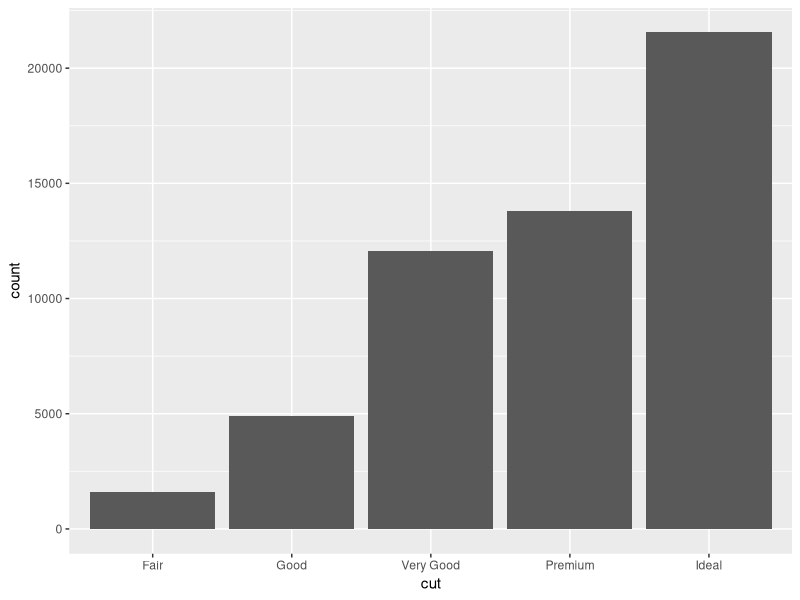
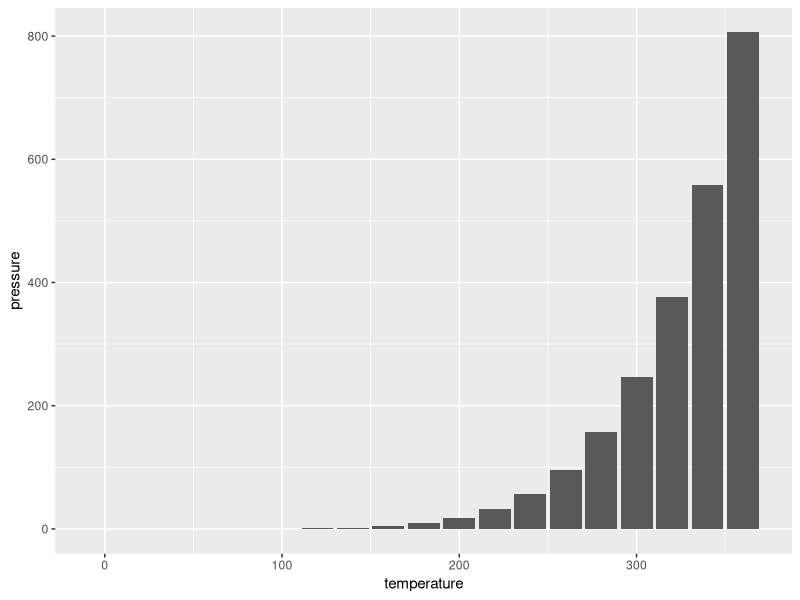
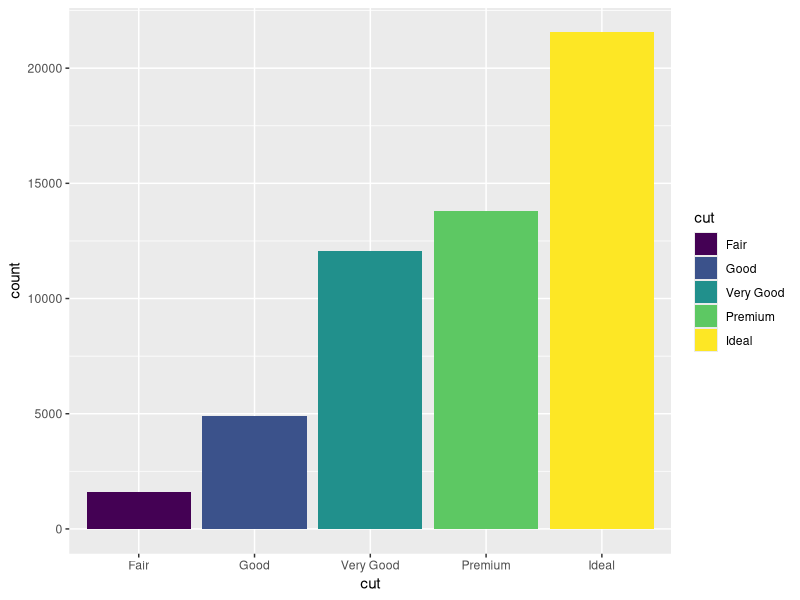
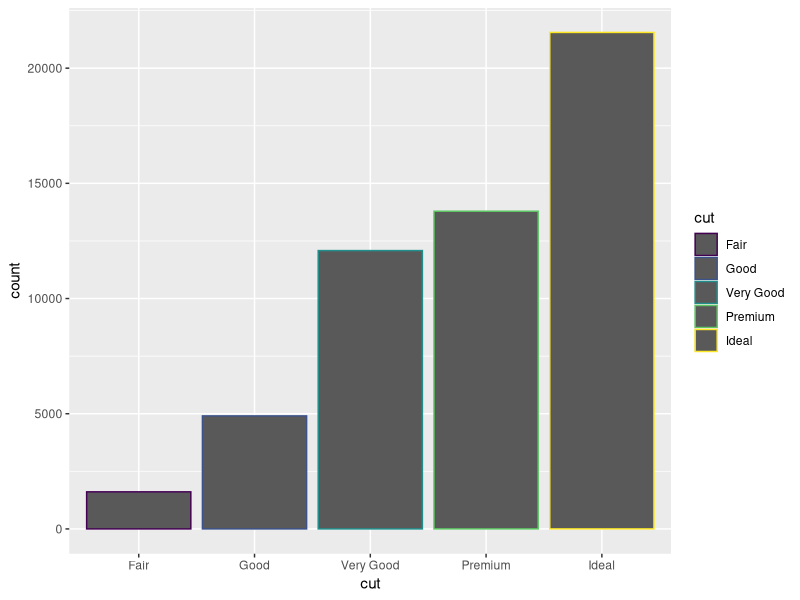
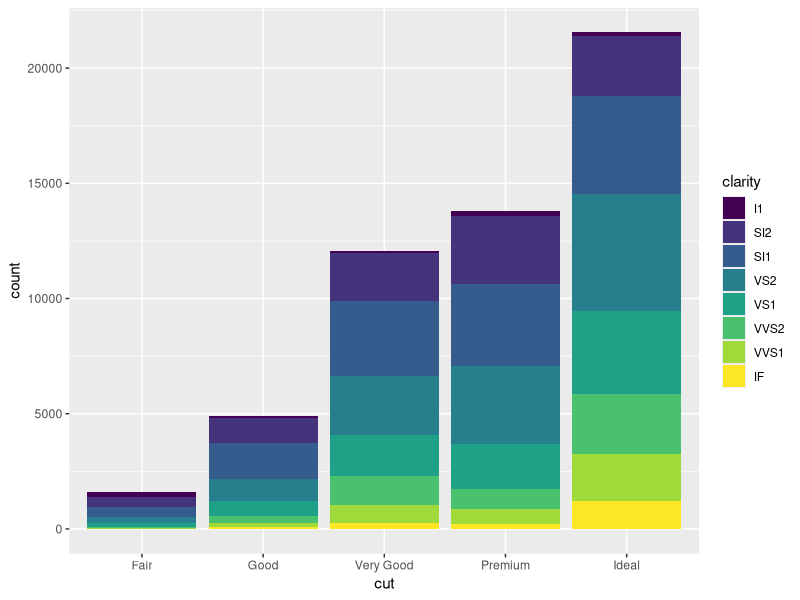
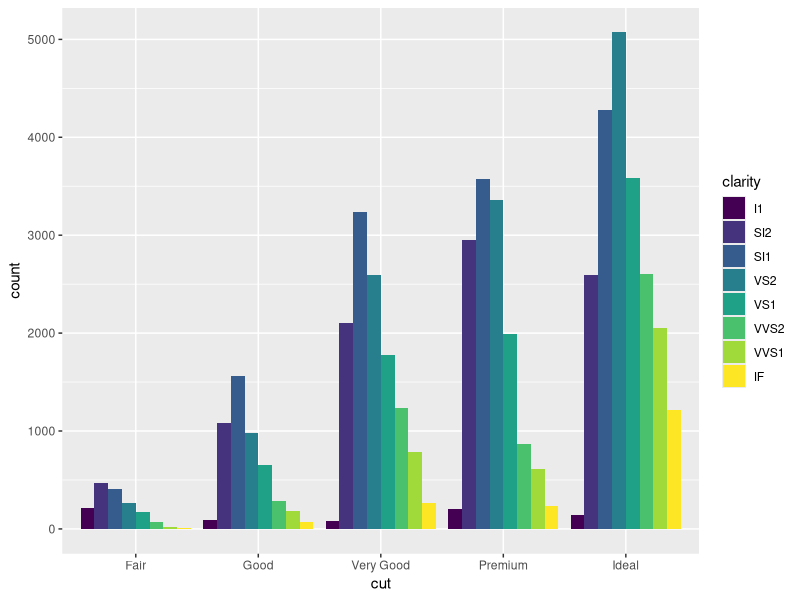
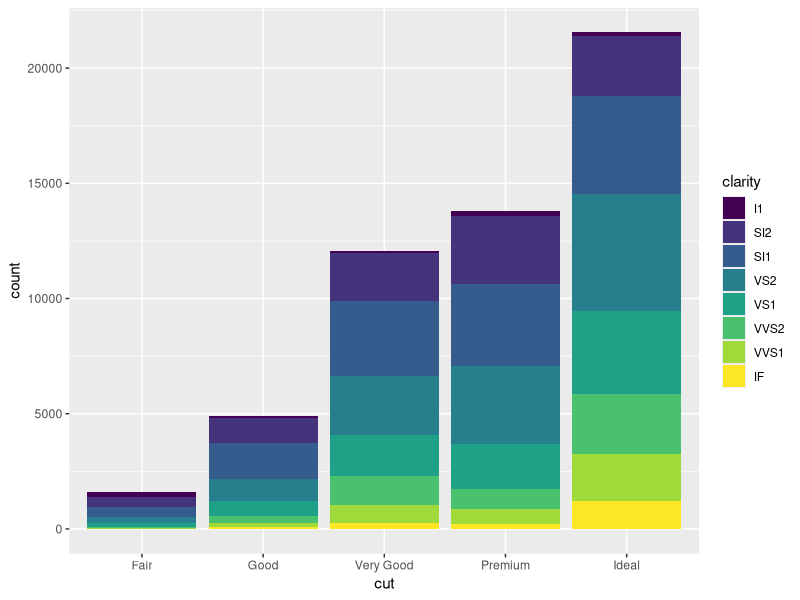
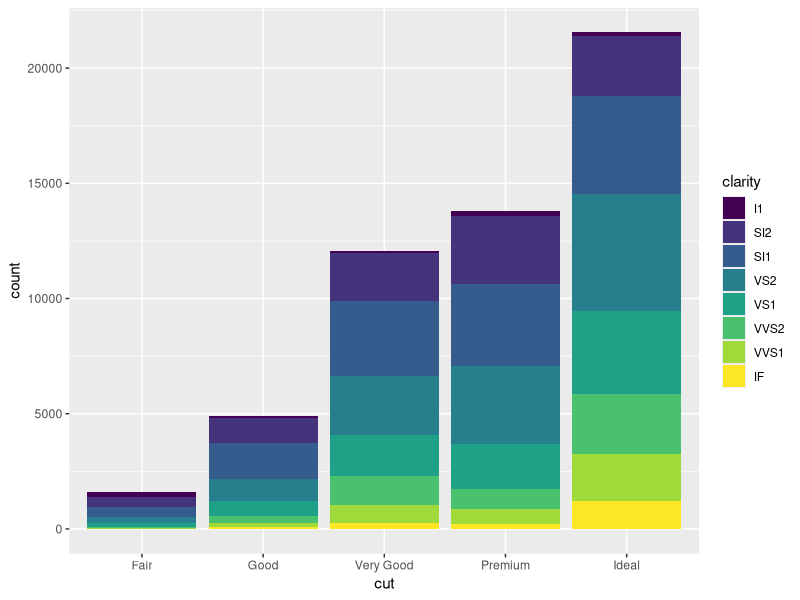

The R script that drew these images, in order:
## ---- chunk 1
knitr::opts_chunk$set(echo = TRUE)
## ---- chunk 2
install.packages("ggplot2")
## ---- chunk 3
library(ggplot2)
## ---- chunk 4
diamonds
## ---- chunk 5
ggplot(data = diamonds)+
  aes(x= cut)+
  geom_bar()
## ---- chunk 6
install.packages("dplyr")
## ---- chunk 7
library(dplyr)
## ---- chunk 8
diamonds |>
  count(cut)
## ---- chunk 9
ggplot(data = pressure)+
  aes(x= temperature, y = pressure)+
  geom_col()
## ---- chunk 10
par(1,2)
ggplot(data = diamonds)+
  aes(x= cut, fill = cut)+
  geom_bar()

ggplot(data = diamonds)+
  aes(x= cut, colour = cut)+
  geom_bar()
## ---- chunk 11
ggplot(data = diamonds) +
  aes(x = cut, fill = clarity) +
  geom_bar()
## ---- chunk 12
ggplot(data = diamonds) +
  aes(x = cut, fill = clarity) +
  geom_bar(position = "dodge")
## ---- chunk 13
ggplot(data = diamonds) +
  aes(x = cut, fill = clarity) +
  geom_bar(position = "stack")
## ---- chunk 14
ggplot(data = diamonds) +
  aes(x = cut, fill = clarity) +
  geom_bar(position = "stack")
## ---- chunk 15
ggplot(data = diamonds) +
  aes(x = cut, fill = clarity) +
  geom_bar(position = "identity")
## ---- chunk 16
ggplot(data = diamonds)+
  aes(x= color)+
  geom_bar()+
  facet_grid(rows = vars(clarity), cols = vars(cut))
## ---- chunk 17
ggplot(data = diamonds)+
  aes(x = color, fill= color)+
  geom_bar()+
  facet_grid(cols = vars(cut))
## ---- chunk 18
ggplot(data = diamonds)+
  aes(x = color, fill= color)+
  geom_bar()+
  facet_wrap(facets = vars(cut))
